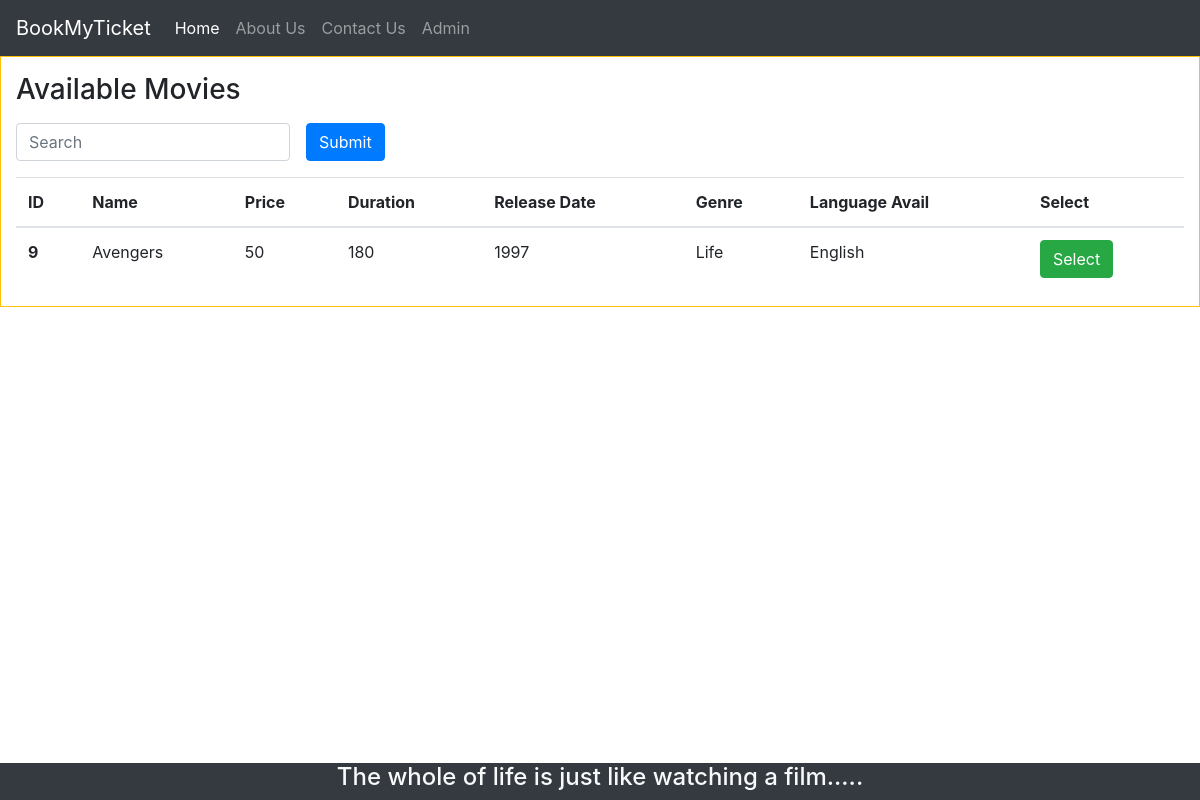
The page /customer/select/movie/13/ on the database as committed earlier.
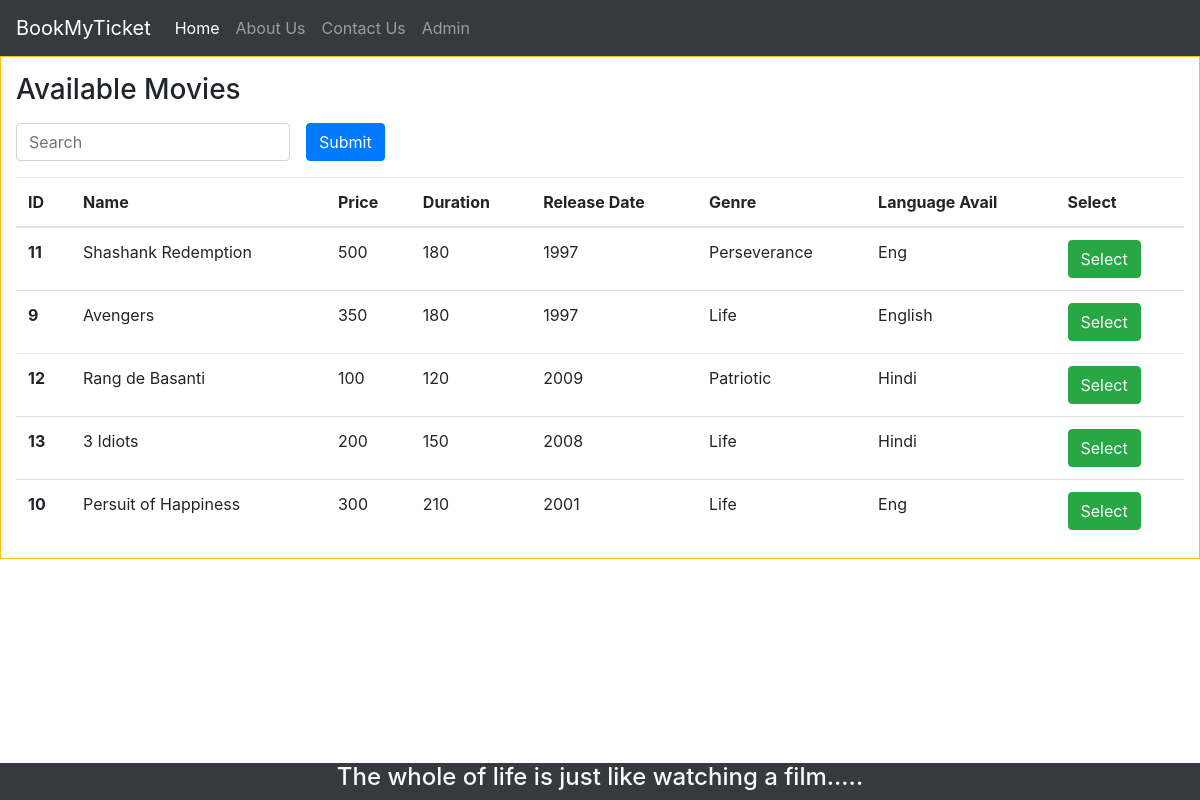
The same page on the database as committed later.
### bookings/models.py (models this page shows, shortened)
class Movie(models.Model):
	name = models.CharField(max_length=24, null=True, default="")
	markup_price = models.IntegerField(default=0)
	duration_in_min = models.CharField(max_length=24, null=True, default="")
	genre = models.CharField(max_length=24, null=True, default="")
	release_date = models.CharField(max_length=24, null=True, default="")
	language_avail = models.CharField(max_length=24, null=True, default="")
	shown_in_theater = models.ManyToManyField(Theater)

### bookings/views.py (the view)
# urls.py: path('customer/select/movie/<city_id>/', views.Cust_Select_Movie, name="select_movie"),
def Cust_Select_Movie(request, city_id):
    movie_name = request.GET.get('movie_name') or ''
    movies = []
    shows = Shows.objects.all()
    for show in shows:
        if(str(show.theater.located_city.id) == str(city_id) and (show.movie_shown not in movies)):
            if movie_name:
                if (movie_name.lower() in show.movie_shown.name.lower()):
                    movies.append(show.movie_shown)
            else:
                movies.append(show.movie_shown)
    context = {
        "movies": movies,
        "city_id": city_id,
    }
    return render(request, 'bookings/webpages/Customer/Cust_Select_Movie.html', context)

### bookings/templates/bookings/webpages/Customer/Cust_Select_Movie.html
{% extends 'bookings/common/HeaderAndFooter.html' %}
{% block content %}
<div class="container-fluid border border-warning">
    <div class="my-3 ">
        <h3 class="">Available Movies</h3>
    </div>
    <div class="input-group rounded my-3">
        <form class="form-inline" action="" method="GET">
            <input type="search" class="form-control rounded" placeholder="Search" name="movie_name" />
            <button type="submit" class="btn btn-primary mx-3">Submit</button>
        </form>
    </div>
    <table class="table">
        <thead>
            <tr>
                <th scope="col"> ID</th>
                <th scope="col"> Name</th>
                <th scope="col">Price</th>
                <th scope="col">Duration</th>
                <th scope="col">Release Date</th>
                <th scope="col">Genre</th>
                <th scope="col">Language Avail</th>
                <th scope="col">Select</th>
            </tr>
        </thead>
        <tbody>
            {% for movie in movies %}
            <tr>
                <th scope="row">{{movie.id}}</th>
                <td>{{movie.name}}</td>
                <td>{{movie.markup_price}}</td>
                <td>{{movie.duration_in_min}}</td>
                <td>{{movie.release_date}}</td>
                <td>{{movie.genre}}</td>
                <td>{{movie.language_avail}}</td>
                <td><a href="{% url 'select_theater' city_id movie.id %}" class="btn btn-success">Select</a></td>
            </tr>
            {% endfor %}
        </tbody>
    </table>
</div>
{% endblock %}

### bookings/templates/bookings/common/HeaderAndFooter.html (shortened to what this page needs)
{% load static %}
<!DOCTYPE html>
<html lang="en">
<head>
    <link rel="stylesheet" href="https://maxcdn.bootstrapcdn.com/bootstrap/4.0.0/css/bootstrap.min.css"
>
    <link rel="stylesheet" type="text/css" href="{% static '/css/main.css' %}">
</head>
<body>
    <nav class="navbar navbar-expand-lg navbar-dark bg-dark">
        <a class="navbar-brand" href="/">BookMyTicket</a>
        <div class="collapse navbar-collapse" id="navbarNav">
            <ul class="navbar-nav">
                <li class="nav-item active">
                    <a class="nav-link" href="/">Home <span class="sr-only">(current)</span></a>
                </li>
                <li class="nav-item">
                    <a class="nav-link" href="/about_us">About Us</a>
                </li>
                <li class="nav-item">
                    <a class="nav-link" href="/contact_us">Contact Us</a>
                </li>
                <li class="nav-item mr-0">
                    <a class="nav-link" href="/theater_admin/home">Admin</a>
                </li>
            </ul>
        </div>
    </nav>
    {% block content %}
    {% endblock %}
    <div class="text-center text-light footer fixed-bottom bg-dark">
        <h4 class="mx-auto">The whole of life is just like watching a film.....</h4>
    </div>
</body>
</html>

### static/css/main.css (style rules this page uses)
html,body { height:100%; min-height:100%; }

Rows that differ between the two databases and show on the page:
added Movie: id "11", name "Shashank Redemption", markup_price "500", duration_in_min "180", release_date "1997", genre "Perseverance", language_avail "Eng"
changed Movie "Avengers": markup_price "50" → "350"
added Movie: id "12", name "Rang de Basanti", markup_price "100", duration_in_min "120", release_date "2009", genre "Patriotic", language_avail "Hindi"
added Movie: id "13", name "3 Idiots", markup_price "200", duration_in_min "150", release_date "2008", genre "Life", language_avail "Hindi"
added Movie: id "10", name "Persuit of Happiness", markup_price "300", duration_in_min "210", release_date "2001", genre "Life", language_avail "Eng"
